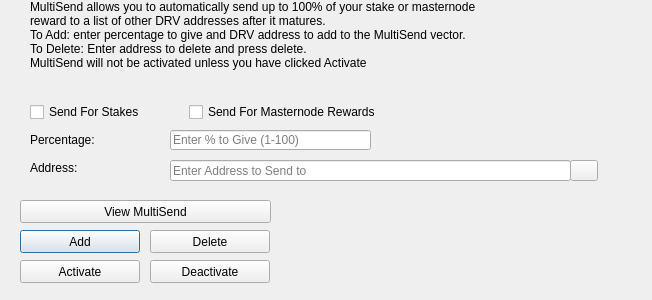
<?xml version="1.0" encoding="UTF-8"?>
<ui version="4.0">
 <class>MultiSendDialog</class>
 <widget class="QDialog" name="MultiSendDialog">
  <property name="windowModality">
   <enum>Qt::NonModal</enum>
  </property>
  <property name="geometry">
   <rect>
    <x>0</x>
    <y>0</y>
    <width>652</width>
    <height>300</height>
   </rect>
  </property>
  <property name="windowTitle">
   <string>MultiSend</string>
  </property>
  <widget class="QLineEdit" name="multiSendPercentEdit">
   <property name="geometry">
    <rect>
     <x>170</x>
     <y>130</y>
     <width>201</width>
     <height>20</height>
    </rect>
   </property>
   <property name="toolTip">
    <string>Enter whole numbers 1 - 100</string>
   </property>
   <property name="placeholderText">
    <string>Enter % to Give (1-100)</string>
   </property>
  </widget>
  <widget class="QLineEdit" name="multiSendAddressEdit">
   <property name="geometry">
    <rect>
     <x>170</x>
     <y>160</y>
     <width>401</width>
     <height>21</height>
    </rect>
   </property>
   <property name="toolTip">
    <string/>
   </property>
   <property name="placeholderText">
    <string>Enter Address to Send to</string>
   </property>
  </widget>
  <widget class="QLabel" name="label_2">
   <property name="geometry">
    <rect>
     <x>30</x>
     <y>0</y>
     <width>451</width>
     <height>121</height>
    </rect>
   </property>
   <property name="lineWidth">
    <number>1</number>
   </property>
   <property name="text">
    <string>MultiSend allows you to automatically send up to 100% of your stake or masternode reward to a list of other DRV addresses after it matures.
To Add: enter percentage to give and DRV address to add to the MultiSend vector.
To Delete: Enter address to delete and press delete.
MultiSend will not be activated unless you have clicked Activate</string>
   </property>
   <property name="alignment">
    <set>Qt::AlignLeading|Qt::AlignLeft|Qt::AlignTop</set>
   </property>
   <property name="wordWrap">
    <bool>true</bool>
   </property>
  </widget>
  <widget class="QLabel" name="message">
   <property name="geometry">
    <rect>
     <x>290</x>
     <y>200</y>
     <width>351</width>
     <height>91</height>
    </rect>
   </property>
   <property name="text">
    <string/>
   </property>
  </widget>
  <widget class="QPushButton" name="addButton">
   <property name="geometry">
    <rect>
     <x>20</x>
     <y>230</y>
     <width>120</width>
     <height>23</height>
    </rect>
   </property>
   <property name="toolTip">
    <string/>
   </property>
   <property name="statusTip">
    <string>Add to MultiSend Vector</string>
   </property>
   <property name="text">
    <string>Add</string>
   </property>
  </widget>
  <widget class="QPushButton" name="disableButton">
   <property name="geometry">
    <rect>
     <x>150</x>
     <y>260</y>
     <width>120</width>
     <height>23</height>
    </rect>
   </property>
   <property name="statusTip">
    <string>Deactivate MultiSend</string>
   </property>
   <property name="text">
    <string>Deactivate</string>
   </property>
  </widget>
  <widget class="QPushButton" name="addressBookButton">
   <property name="geometry">
    <rect>
     <x>570</x>
     <y>160</y>
     <width>28</width>
     <height>21</height>
    </rect>
   </property>
   <property name="toolTip">
    <string>Choose an address from the address book</string>
   </property>
   <property name="text">
    <string/>
   </property>
   <property name="icon">
    <iconset resource="../dravitecoins.qrc">
     <normaloff>:/icons/address-book</normaloff>:/icons/address-book</iconset>
   </property>
   <property name="shortcut">
    <string>Alt+A</string>
   </property>
   <property name="autoDefault">
    <bool>false</bool>
   </property>
  </widget>
  <widget class="QLabel" name="label">
   <property name="geometry">
    <rect>
     <x>30</x>
     <y>130</y>
     <width>121</width>
     <height>20</height>
    </rect>
   </property>
   <property name="toolTip">
    <string>Percentage of stake to send</string>
   </property>
   <property name="text">
    <string>Percentage:</string>
   </property>
  </widget>
  <widget class="QLabel" name="label_5">
   <property name="geometry">
    <rect>
     <x>30</x>
     <y>160</y>
     <width>111</width>
     <height>16</height>
    </rect>
   </property>
   <property name="toolTip">
    <string>Address to send portion of stake to</string>
   </property>
   <property name="text">
    <string>Address:</string>
   </property>
  </widget>
  <widget class="QPushButton" name="deleteButton">
   <property name="geometry">
    <rect>
     <x>150</x>
     <y>230</y>
     <width>120</width>
     <height>23</height>
    </rect>
   </property>
   <property name="toolTip">
    <string/>
   </property>
   <property name="statusTip">
    <string>Delete Address From MultiSend Vector</string>
   </property>
   <property name="text">
    <string>Delete</string>
   </property>
  </widget>
  <widget class="QPushButton" name="activateButton">
   <property name="geometry">
    <rect>
     <x>20</x>
     <y>260</y>
     <width>120</width>
     <height>23</height>
    </rect>
   </property>
   <property name="statusTip">
    <string>Activate MultiSend</string>
   </property>
   <property name="text">
    <string>Activate</string>
   </property>
  </widget>
  <widget class="QPushButton" name="viewButton">
   <property name="geometry">
    <rect>
     <x>20</x>
     <y>200</y>
     <width>251</width>
     <height>23</height>
    </rect>
   </property>
   <property name="toolTip">
    <string/>
   </property>
   <property name="statusTip">
    <string>View MultiSend Vector</string>
   </property>
   <property name="text">
    <string>View MultiSend</string>
   </property>
  </widget>
  <widget class="QWidget" name="horizontalLayoutWidget">
   <property name="geometry">
    <rect>
     <x>30</x>
     <y>100</y>
     <width>351</width>
     <height>24</height>
    </rect>
   </property>
   <layout class="QHBoxLayout" name="horizontalLayout">
    <item>
     <widget class="QCheckBox" name="multiSendStakeCheckBox">
      <property name="text">
       <string>Send For Stakes</string>
      </property>
     </widget>
    </item>
    <item>
     <widget class="QCheckBox" name="multiSendMasternodeCheckBox">
      <property name="text">
       <string>Send For Masternode Rewards</string>
      </property>
     </widget>
    </item>
   </layout>
  </widget>
 </widget>
 <resources>
  <include location="../dravitecoins.qrc"/>
 </resources>
 <connections/>
</ui>
